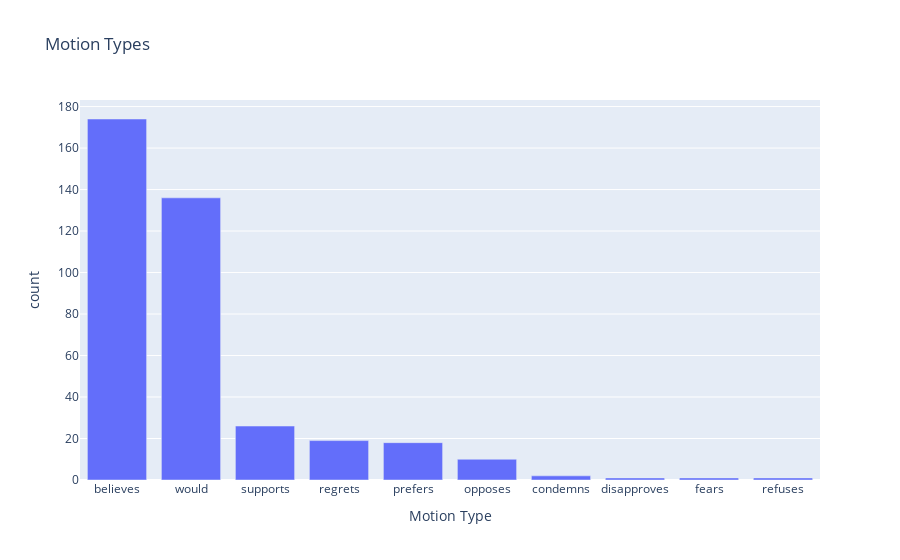

The notebook cell this image was saved under:
### Markdown cell above
### All-time motion types

### Code cell
counts = df.value_counts('Motion Type')
print(counts)

px.bar(
    counts, 
    y='count', 
    title='Motion Types',
    labels={'Motion Type': 'Motion Type'},
).show()

### Figure 1 — Plotly figure (JSON) as saved in the notebook; plotly's stock layout.template omitted (floating-point values rounded to 4 significant figures)
{"data": [{"hovertemplate": "Motion Type=%{x}<br>count=%{y}<extra></extra>", "legendgroup": "", "marker": {"color": "#636efa", "pattern": {"shape": ""}}, "name": "", "orientation": "v", "showlegend": false, "textposition": "auto", "type": "bar", "x": ["believes", "would", "supports", "regrets", "prefers", "opposes", "condemns", "disapproves", "fears", "refuses"], "xaxis": "x", "y": [174, 136, 26, 19, 18, 10, 2, 1, 1, 1], "yaxis": "y"}], "layout": {"barmode": "relative", "legend": {"tracegroupgap": 0}, "title": {"text": "Motion Types"}, "xaxis": {"anchor": "y", "domain": [0, 1], "title": {"text": "Motion Type"}}, "yaxis": {"anchor": "x", "domain": [0, 1], "title": {"text": "count"}}}}
